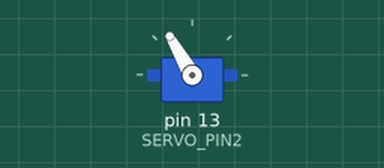
The sketch below on a simulated Arduino Uno, built with avr-gcc and run on an emulated ATmega328P. On the bench: servo.

Above: at 1.3 s.
At 3.2 s:
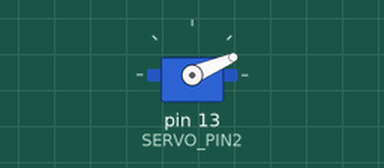
At 8.5 s:
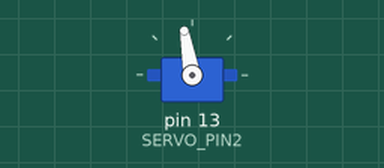
At 10.5 s:
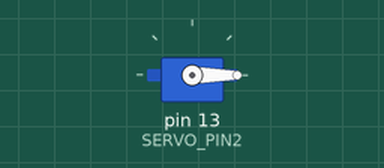
Timing chart, 0 to 12.0 s (numbered marks = the images above):
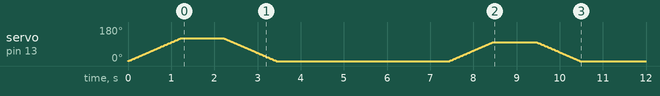

The sketch:

justServo.ino
```cpp
#include <Servo.h>

#define SERVO_PIN1 10
#define SERVO_PIN2 13

Servo servo;
int angle = 0;

void smoothMove(Servo &s, int startAngle, int endAngle, int stepDelay) {
  if (startAngle < endAngle) {
    for (int pos = startAngle; pos <= endAngle; pos++) {
      s.write(pos);
      delay(stepDelay);  // Small delay for smooth motion
    }
  } else {
    for (int pos = startAngle; pos >= endAngle; pos--) {
      s.write(pos);
      delay(stepDelay);
    }
  }
}

void setup() {
  // Attach to first pin and move the servo
  // servo.attach(SERVO_PIN1);
  // smoothMove(servo, 0, 140, 20);  // Move from 0° to 140° slowly
  // delay(2000);

  // smoothMove(servo, 140, 0, 20);  // Move back from 140° to 0° slowly
  // delay(2000);

  // // Detach first pin before switching
  // servo.detach();
  // delay(500);

  // Attach to second pin and move the servo
  servo.attach(SERVO_PIN2);
  smoothMove(servo, 0, 120, 10);  // Move from 0° to 110° slowly
  delay(1000);
  smoothMove(servo, 120, 0, 10);  // Move back from 110° to 0° slowly
  delay(4000);
  smoothMove(servo, 0, 100, 10);  // Move from 0° to 110° slowly
  delay(1000);
  smoothMove(servo, 100, 0, 10);  // Move back from 110° to 0° slowly
}

void loop() {
}
```
